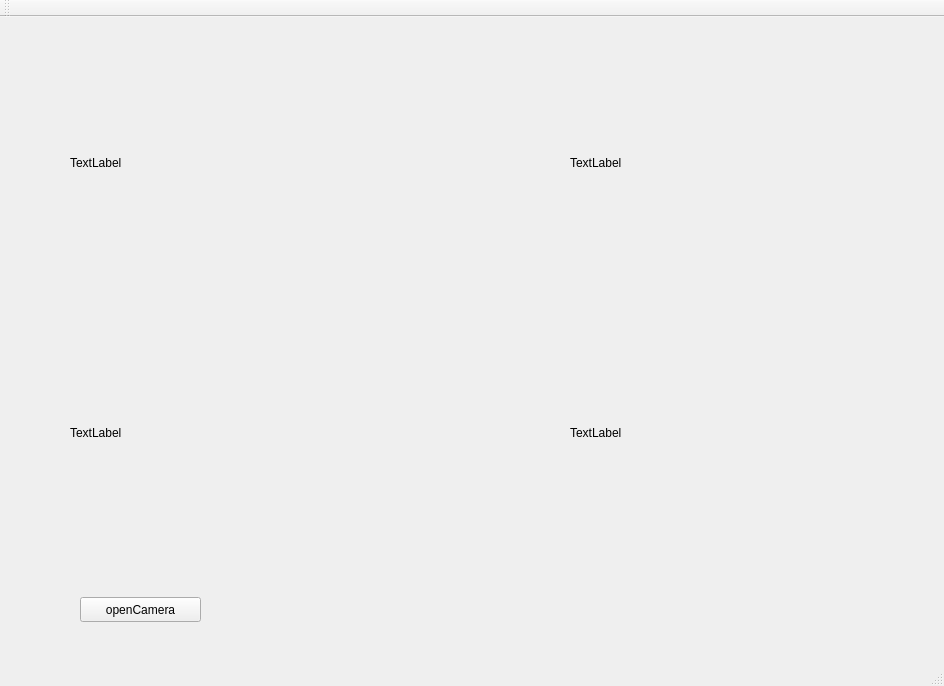
<?xml version="1.0" encoding="UTF-8"?>
<ui version="4.0">
 <class>MainWindow</class>
 <widget class="QMainWindow" name="MainWindow">
  <property name="geometry">
   <rect>
    <x>0</x>
    <y>0</y>
    <width>944</width>
    <height>686</height>
   </rect>
  </property>
  <property name="windowTitle">
   <string>MainWindow</string>
  </property>
  <widget class="QWidget" name="centralWidget">
   <widget class="QLabel" name="label_1">
    <property name="geometry">
     <rect>
      <x>70</x>
      <y>30</y>
      <width>301</width>
      <height>231</height>
     </rect>
    </property>
    <property name="text">
     <string>TextLabel</string>
    </property>
   </widget>
   <widget class="QLabel" name="label_2">
    <property name="geometry">
     <rect>
      <x>570</x>
      <y>30</y>
      <width>301</width>
      <height>231</height>
     </rect>
    </property>
    <property name="text">
     <string>TextLabel</string>
    </property>
   </widget>
   <widget class="QLabel" name="label_3">
    <property name="geometry">
     <rect>
      <x>70</x>
      <y>300</y>
      <width>301</width>
      <height>231</height>
     </rect>
    </property>
    <property name="text">
     <string>TextLabel</string>
    </property>
   </widget>
   <widget class="QLabel" name="label_4">
    <property name="geometry">
     <rect>
      <x>570</x>
      <y>300</y>
      <width>301</width>
      <height>231</height>
     </rect>
    </property>
    <property name="text">
     <string>TextLabel</string>
    </property>
   </widget>
   <widget class="QPushButton" name="pushButton">
    <property name="geometry">
     <rect>
      <x>80</x>
      <y>580</y>
      <width>121</width>
      <height>25</height>
     </rect>
    </property>
    <property name="text">
     <string>openCamera</string>
    </property>
   </widget>
  </widget>
  <widget class="QMenuBar" name="menuBar">
   <property name="geometry">
    <rect>
     <x>0</x>
     <y>0</y>
     <width>944</width>
     <height>25</height>
    </rect>
   </property>
  </widget>
  <widget class="QToolBar" name="mainToolBar">
   <attribute name="toolBarArea">
    <enum>TopToolBarArea</enum>
   </attribute>
   <attribute name="toolBarBreak">
    <bool>false</bool>
   </attribute>
  </widget>
  <widget class="QStatusBar" name="statusBar"/>
 </widget>
 <layoutdefault spacing="6" margin="11"/>
 <resources/>
 <connections/>
</ui>
